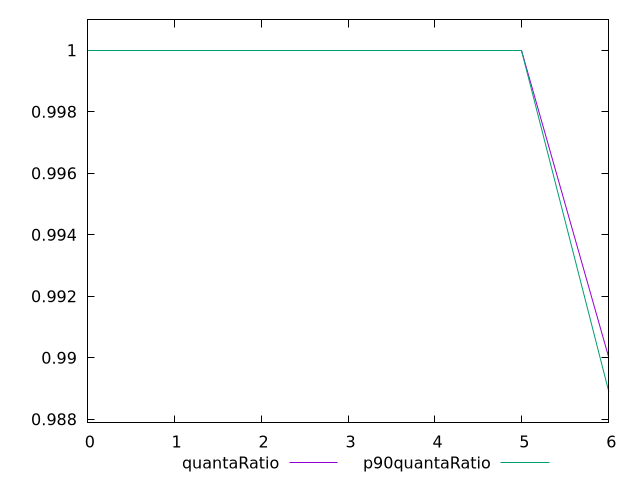

Recreate this plot in gnuplot.
$_quantaRatio <<EOF
1
1
1
1
1
1
0.99
EOF
$_p90QuantaRatio <<EOF
1
1
1
1
1
1
0.9888888888888889
EOF
set key outside below
set terminal pngcairo
set output "report_00006_2020-11-02T20-21-41.718Z/performance_score/progession_quantaRatio_p90quantaRatio.png"
set yrange [0.9878888888888889:1.001]
plot $_quantaRatio title "quantaRatio" with line ,$_p90QuantaRatio title "p90quantaRatio" with line ,
